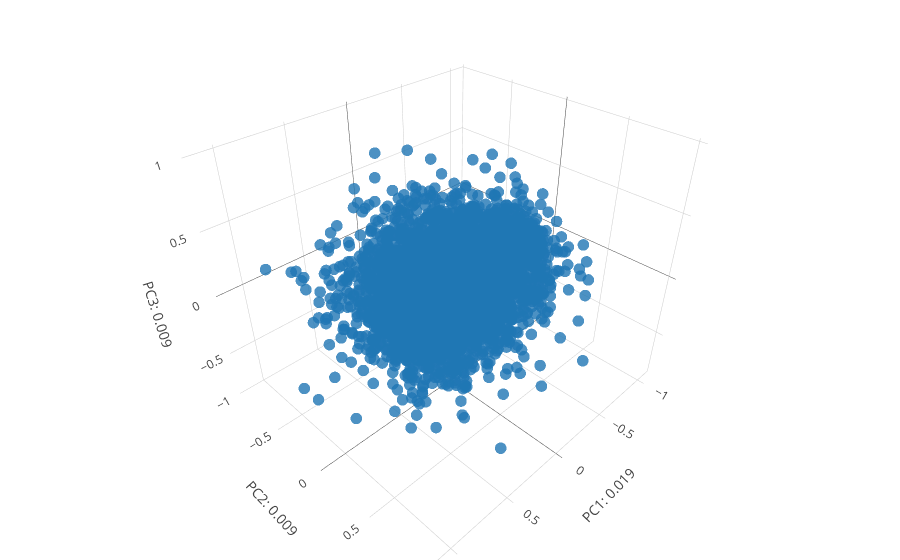

This figure's notebook cell:
### Code cell
#### Let's plot the first 3 coordinates nonetheless.
####
fig_data= [go.Scatter3d(
        x = features[:,0],
        y = features[:,1],
        z = features[:,2],
        type='scatter3d',
        mode= "markers",
        text= ['a: {}; b: {}, L: {}; index = {}'.format(background_1[k,0],background_1[k,1],background_1[k,2], k) for k in range(background_1.shape[0])],
        marker= {
        'line': {'width': 0},
        'size': 4,
        'symbol': 'circle',
      "opacity": .8
      }
    )]


layout = go.Layout(
    margin=dict(
        l=0,
        r=0,
        b=0,
        t=0
    ),
    scene= Scene(
    yaxis=dict(
        title='PC2: {}'.format(round(var_comps[1],3))),
    xaxis=dict(
    title= 'PC1: {}'.format(round(var_comps[0],3))),
    zaxis=dict(
    title= 'PC3: {}'.format(round(var_comps[2],3))))
)

fig = go.Figure(data=fig_data, layout=layout)
iplot(fig)

### Figure 1 — Plotly figure (JSON) as saved in the notebook; plotly's stock layout.template omitted (floating-point values rounded to 4 significant figures; data arrays with more than 128 entries replaced by an {"elided": "..."} marker saying what was removed)
{"data": [{"marker": {"line": {"width": 0}, "opacity": 0.8, "size": 4, "symbol": "circle"}, "mode": "markers", "text": {"elided": "4000 str values"}, "type": "scatter3d", "x": {"elided": "4000 float values"}, "y": {"elided": "4000 float values"}, "z": {"elided": "4000 float values"}}], "layout": {"margin": {"b": 0, "l": 0, "r": 0, "t": 0}, "scene": {"xaxis": {"title": "PC1: 0.019"}, "yaxis": {"title": "PC2: 0.009"}, "zaxis": {"title": "PC3: 0.009"}}}}
